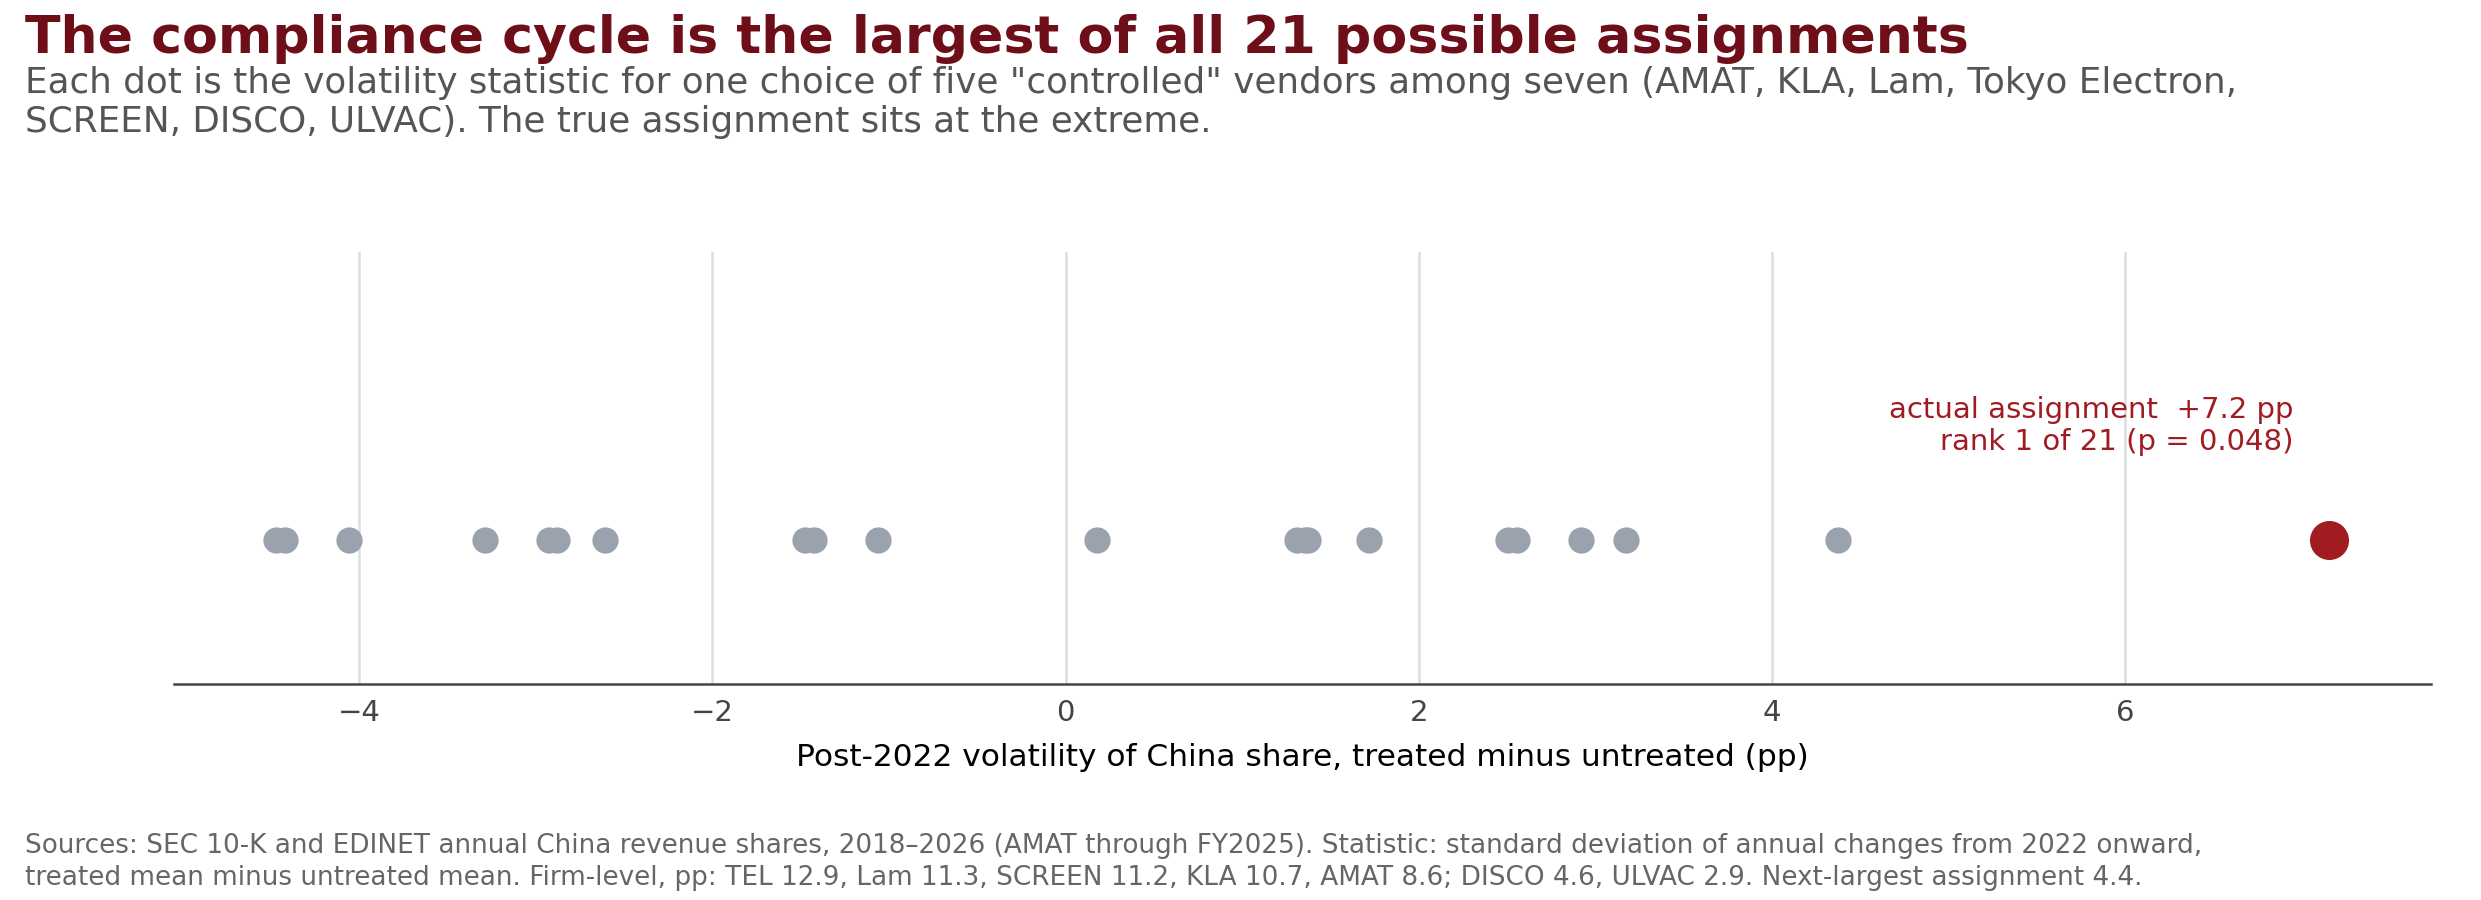

Reproduce this figure in Python.
"""Appendix Fig A2 — permutation distribution of the compliance-cycle statistic (21 assignments)."""
import housestyle as H, matplotlib.pyplot as plt, pandas as pd, numpy as np, os
from itertools import combinations
H.setup(); D = os.path.join(os.path.dirname(os.path.abspath(__file__)), 'data')
jp = pd.read_csv(f'{D}/japan_china_share.csv').rename(columns={'fy': 'year'}); us = pd.read_csv(f'{D}/us_china_share.csv'); us['year'] = pd.to_datetime(us.report_date).dt.year; us = us[us.form == '10-K'][['firm', 'year', 'share']]
p = pd.concat([jp, us]); ctrl = {'AMAT': 1, 'KLAC': 1, 'LRCX': 1, 'TEL': 1, 'SCREEN': 1, 'DISCO': 0, 'ULVAC': 0}; p = p[p.firm.isin(ctrl) & (p.year >= 2018)]; W = p.pivot_table(index='firm', columns='year', values='share'); firms = list(W.index)
def vol(df, tr): v = {f: df.loc[f, [c for c in df.columns if c >= 2022]].dropna().diff().std() for f in df.index}; return 100 * (np.mean([v[f] for f in df.index if tr[f]]) - np.mean([v[f] for f in df.index if not tr[f]]))
est = vol(W, ctrl); perm = sorted(vol(W, {f: int(f in c) for f in firms}) for c in combinations(firms, 5))
fig, ax = plt.subplots(figsize=(8.27, 3.0)); fig.subplots_adjust(top=0.72, bottom=0.24, left=0.07, right=0.98); H.ax_clean(ax, grid='x')
ax.scatter(perm, np.zeros(len(perm)), s=28, color=H.C['grey'], zorder=2); ax.scatter([est], [0], s=70, color=H.C['red'], zorder=3); ax.text(est - 0.2, 0.25, f'actual assignment  {est:+.1f} pp\nrank 1 of 21 (p = 0.048)', ha='right', fontsize=7, color=H.C['red'])
ax.set_yticks([]); ax.set_ylim(-0.4, 0.8); ax.set_xlabel('Post-2022 volatility of China share, treated minus untreated (pp)', fontsize=7.5); ax.tick_params(axis='x', labelsize=7); ax.spines['left'].set_visible(False)
H.headline(fig, 'The compliance cycle is the largest of all 21 possible assignments', 'Each dot is the volatility statistic for one choice of five "controlled" vendors among seven (AMAT, KLA, Lam, Tokyo Electron, SCREEN, DISCO, ULVAC). The true assignment sits at the extreme.')
H.source(fig, 'Sources: SEC 10-K and EDINET annual China revenue shares, 2018–2026 (AMAT through FY2025). Statistic: standard deviation of annual changes from 2022 onward, treated mean minus untreated mean. Firm-level, pp: TEL 12.9, Lam 11.3, SCREEN 11.2, KLA 10.7, AMAT 8.6; DISCO 4.6, ULVAC 2.9. Next-largest assignment 4.4.')
H.save(fig, 'figA2_permutation', pd.DataFrame({'statistic': perm}))
